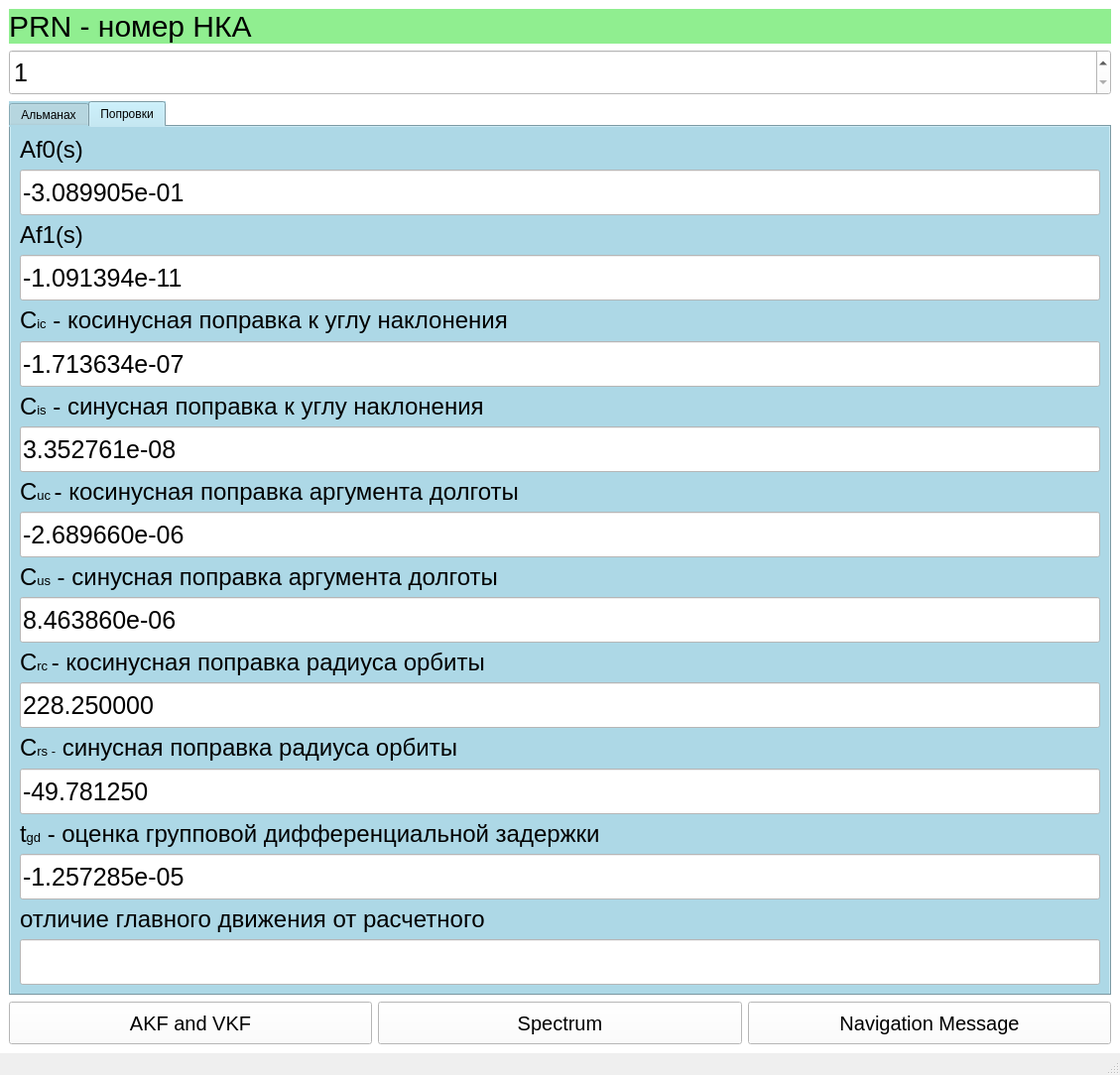
<?xml version="1.0" encoding="UTF-8"?>
<ui version="4.0">
 <class>MainWindow</class>
 <widget class="QMainWindow" name="MainWindow">
  <property name="geometry">
   <rect>
    <x>0</x>
    <y>0</y>
    <width>1129</width>
    <height>1077</height>
   </rect>
  </property>
  <property name="windowTitle">
   <string>MainWindow</string>
  </property>
  <property name="styleSheet">
   <string notr="true"/>
  </property>
  <widget class="QWidget" name="centralwidget">
   <property name="styleSheet">
    <string notr="true">background-color: white;</string>
   </property>
   <layout class="QGridLayout" name="gridLayout_3">
    <item row="2" column="0" colspan="3">
     <widget class="QTabWidget" name="tabWidget">
      <property name="toolTip">
       <string>&lt;html&gt;&lt;head/&gt;&lt;body&gt;&lt;p&gt;Альманах&lt;/p&gt;&lt;/body&gt;&lt;/html&gt;</string>
      </property>
      <property name="styleSheet">
       <string notr="true">background-color: lightblue;</string>
      </property>
      <property name="currentIndex">
       <number>1</number>
      </property>
      <widget class="QWidget" name="widget">
       <attribute name="title">
        <string>Альманах</string>
       </attribute>
       <layout class="QGridLayout" name="gridLayout">
        <item row="0" column="0">
         <widget class="QLabel" name="Anomaly">
          <property name="styleSheet">
           <string notr="true">font-size: 24px;</string>
          </property>
          <property name="text">
           <string>&lt;html&gt;&lt;head/&gt;&lt;body&gt;&lt;p&gt;m - средняя аномалия (mean anomaly)&lt;/p&gt;&lt;/body&gt;&lt;/html&gt;</string>
          </property>
         </widget>
        </item>
        <item row="1" column="0">
         <widget class="QLineEdit" name="anomaly">
          <property name="styleSheet">
           <string notr="true">background-color: white;
height: 40px;
font-size: 25px;
</string>
          </property>
          <property name="text">
           <string>3.029645</string>
          </property>
         </widget>
        </item>
        <item row="2" column="0">
         <widget class="QLabel" name="Toe">
          <property name="styleSheet">
           <string notr="true">font-size: 24px;</string>
          </property>
          <property name="text">
           <string>&lt;html&gt;&lt;head/&gt;&lt;body&gt;&lt;p&gt;t - опорное время привязки эфемерид (reference time ephemeris)&lt;/p&gt;&lt;/body&gt;&lt;/html&gt;</string>
          </property>
         </widget>
        </item>
        <item row="3" column="0">
         <widget class="QLineEdit" name="toe">
          <property name="styleSheet">
           <string notr="true">background-color: white;
height: 40px;
font-size: 25px;
</string>
          </property>
          <property name="text">
           <string>405504000.000000</string>
          </property>
         </widget>
        </item>
        <item row="4" column="0">
         <widget class="QLabel" name="Eccentricity">
          <property name="styleSheet">
           <string notr="true">font-size: 24px;</string>
          </property>
          <property name="text">
           <string>e - эксцентриситет (eccentricity)</string>
          </property>
         </widget>
        </item>
        <item row="5" column="0">
         <widget class="QLineEdit" name="eccentricity">
          <property name="styleSheet">
           <string notr="true">background-color: white;
height: 40px;
font-size: 25px;
</string>
          </property>
          <property name="text">
           <string>0.009441</string>
          </property>
         </widget>
        </item>
        <item row="6" column="0">
         <widget class="QLabel" name="Rate_of_right_ascen">
          <property name="styleSheet">
           <string notr="true">font-size: 24px;</string>
          </property>
          <property name="text">
           <string>dΩ/dt скорость изменения восходящего узла орбиты (rate of  right ascen rad/s )</string>
          </property>
         </widget>
        </item>
        <item row="7" column="0">
         <widget class="QLineEdit" name="rate_of_right_ascen">
          <property name="styleSheet">
           <string notr="true">background-color: white;
height: 40px;
font-size: 25px;
</string>
          </property>
          <property name="text">
           <string>7.874614e-12</string>
          </property>
         </widget>
        </item>
        <item row="8" column="0">
         <widget class="QLabel" name="Semi_major">
          <property name="styleSheet">
           <string notr="true">font-size: 24px;</string>
          </property>
          <property name="text">
           <string>A - главная полуось ( semi-major axis)</string>
          </property>
         </widget>
        </item>
        <item row="9" column="0">
         <widget class="QLineEdit" name="semi_major">
          <property name="styleSheet">
           <string notr="true">background-color: white;
height: 40px;
font-size: 25px;
</string>
          </property>
          <property name="text">
           <string>5153.584</string>
          </property>
         </widget>
        </item>
        <item row="10" column="0">
         <widget class="QLabel" name="Right_ascen_at_week">
          <property name="styleSheet">
           <string notr="true">font-size: 24px;</string>
          </property>
          <property name="text">
           <string>&lt;html&gt;&lt;head/&gt;&lt;body&gt;&lt;p&gt;Ω&lt;span style=&quot; font-size:6pt;&quot;&gt;0 &lt;/span&gt;&lt;span style=&quot; font-size:14pt;&quot;&gt; - &lt;/span&gt;долгота восходящего узла орбитальной плоскости (right ascen at weel (rad))&lt;/p&gt;&lt;/body&gt;&lt;/html&gt;</string>
          </property>
         </widget>
        </item>
        <item row="11" column="0">
         <widget class="QLineEdit" name="right_ascen_at_week">
          <property name="styleSheet">
           <string notr="true">background-color: white;
height: 40px;
font-size: 25px;
</string>
          </property>
          <property name="text">
           <string>-1.58222</string>
          </property>
         </widget>
        </item>
        <item row="12" column="0">
         <widget class="QLabel" name="Orbital_iclinations">
          <property name="styleSheet">
           <string notr="true">font-size: 24px;</string>
          </property>
          <property name="text">
           <string>i - угол наклонениiя (Orbital inclinations)</string>
          </property>
         </widget>
        </item>
        <item row="13" column="0">
         <widget class="QLineEdit" name="orbital_iclinations">
          <property name="styleSheet">
           <string notr="true">background-color: white;
height: 40px;
font-size: 25px;
</string>
          </property>
          <property name="text">
           <string>0.978742</string>
          </property>
         </widget>
        </item>
        <item row="14" column="0">
         <widget class="QLabel" name="Perigree">
          <property name="styleSheet">
           <string notr="true">font-size: 24px;</string>
          </property>
          <property name="text">
           <string> ω - аргумент перигея (argument of perigee)</string>
          </property>
         </widget>
        </item>
        <item row="15" column="0">
         <widget class="QLineEdit" name="perigree">
          <property name="styleSheet">
           <string notr="true">background-color: white;
height: 40px;
font-size: 25px;
</string>
          </property>
          <property name="text">
           <string>0.754676</string>
          </property>
         </widget>
        </item>
       </layout>
      </widget>
      <widget class="QWidget" name="widget">
       <attribute name="title">
        <string>Попровки</string>
       </attribute>
       <layout class="QGridLayout" name="gridLayout_2">
        <item row="23" column="0">
         <widget class="QLabel" name="Crs">
          <property name="styleSheet">
           <string notr="true">font-size: 24px;</string>
          </property>
          <property name="text">
           <string>&lt;html&gt;&lt;head/&gt;&lt;body&gt;&lt;p&gt;C&lt;span style=&quot; font-size:10pt;&quot;&gt;rs -&lt;/span&gt; cинусная поправка радиуса орбиты&lt;/p&gt;&lt;/body&gt;&lt;/html&gt;</string>
          </property>
         </widget>
        </item>
        <item row="2" column="0">
         <widget class="QLabel" name="Af1">
          <property name="styleSheet">
           <string notr="true">font-size: 24px;</string>
          </property>
          <property name="text">
           <string>Af1(s)</string>
          </property>
         </widget>
        </item>
        <item row="10" column="0">
         <widget class="QLabel" name="Cis">
          <property name="styleSheet">
           <string notr="true">font-size: 24px;</string>
          </property>
          <property name="text">
           <string>&lt;html&gt;&lt;head/&gt;&lt;body&gt;&lt;p&gt;C&lt;span style=&quot; font-size:10pt;&quot;&gt;is&lt;/span&gt; - синусная поправка к углу наклонения&lt;/p&gt;&lt;/body&gt;&lt;/html&gt;</string>
          </property>
         </widget>
        </item>
        <item row="12" column="0">
         <widget class="QLabel" name="Cuc">
          <property name="styleSheet">
           <string notr="true">font-size: 24px;</string>
          </property>
          <property name="text">
           <string>&lt;html&gt;&lt;head/&gt;&lt;body&gt;&lt;p&gt;C&lt;span style=&quot; font-size:10pt;&quot;&gt;uc &lt;/span&gt;- косинусная поправка аргумента долготы&lt;/p&gt;&lt;/body&gt;&lt;/html&gt;</string>
          </property>
         </widget>
        </item>
        <item row="14" column="0">
         <widget class="QLabel" name="Cus">
          <property name="styleSheet">
           <string notr="true">font-size: 24px;</string>
          </property>
          <property name="text">
           <string>&lt;html&gt;&lt;head/&gt;&lt;body&gt;&lt;p&gt;C&lt;span style=&quot; font-size:10pt;&quot;&gt;us&lt;/span&gt; - синусная поправка аргумента долготы&lt;/p&gt;&lt;/body&gt;&lt;/html&gt;</string>
          </property>
         </widget>
        </item>
        <item row="22" column="0">
         <widget class="QLineEdit" name="crc">
          <property name="styleSheet">
           <string notr="true">background-color: white;
height: 40px;
font-size: 25px;
</string>
          </property>
          <property name="text">
           <string>228.250000</string>
          </property>
         </widget>
        </item>
        <item row="3" column="0">
         <widget class="QLineEdit" name="af1">
          <property name="styleSheet">
           <string notr="true">background-color: white;
height: 40px;
font-size: 25px;
</string>
          </property>
          <property name="text">
           <string>-1.091394e-11</string>
          </property>
         </widget>
        </item>
        <item row="15" column="0">
         <widget class="QLineEdit" name="cus">
          <property name="styleSheet">
           <string notr="true">background-color: white;
height: 40px;
font-size: 25px;
</string>
          </property>
          <property name="text">
           <string>8.463860e-06</string>
          </property>
         </widget>
        </item>
        <item row="0" column="0">
         <widget class="QLabel" name="Af0">
          <property name="styleSheet">
           <string notr="true">font-size: 24px;</string>
          </property>
          <property name="text">
           <string>Af0(s)</string>
          </property>
         </widget>
        </item>
        <item row="24" column="0">
         <widget class="QLineEdit" name="crs">
          <property name="styleSheet">
           <string notr="true">background-color: white;
height: 40px;
font-size: 25px;
</string>
          </property>
          <property name="text">
           <string>-49.781250</string>
          </property>
         </widget>
        </item>
        <item row="11" column="0">
         <widget class="QLineEdit" name="cis">
          <property name="styleSheet">
           <string notr="true">background-color: white;
height: 40px;
font-size: 25px;
</string>
          </property>
          <property name="text">
           <string>3.352761e-08</string>
          </property>
         </widget>
        </item>
        <item row="21" column="0">
         <widget class="QLabel" name="Crc">
          <property name="styleSheet">
           <string notr="true">font-size: 24px;</string>
          </property>
          <property name="text">
           <string>&lt;html&gt;&lt;head/&gt;&lt;body&gt;&lt;p&gt;C&lt;span style=&quot; font-size:10pt;&quot;&gt;rc &lt;/span&gt;- косинусная поправка радиуса орбиты&lt;/p&gt;&lt;/body&gt;&lt;/html&gt;</string>
          </property>
         </widget>
        </item>
        <item row="13" column="0">
         <widget class="QLineEdit" name="cuc">
          <property name="styleSheet">
           <string notr="true">background-color: white;
height: 40px;
font-size: 25px;
</string>
          </property>
          <property name="text">
           <string>-2.689660e-06</string>
          </property>
         </widget>
        </item>
        <item row="25" column="0">
         <widget class="QLabel" name="Tgd">
          <property name="styleSheet">
           <string notr="true">font-size: 24px;</string>
          </property>
          <property name="text">
           <string>&lt;html&gt;&lt;head/&gt;&lt;body&gt;&lt;p&gt;t&lt;span style=&quot; font-size:10pt;&quot;&gt;gd&lt;/span&gt; - оценка групповой дифференциальной задержки&lt;/p&gt;&lt;/body&gt;&lt;/html&gt;</string>
          </property>
         </widget>
        </item>
        <item row="9" column="0">
         <widget class="QLineEdit" name="cic">
          <property name="styleSheet">
           <string notr="true">background-color: white;
height: 40px;
font-size: 25px;
</string>
          </property>
          <property name="text">
           <string>-1.713634e-07</string>
          </property>
         </widget>
        </item>
        <item row="1" column="0">
         <widget class="QLineEdit" name="af0">
          <property name="styleSheet">
           <string notr="true">background-color: white;
height: 40px;
font-size: 25px;
</string>
          </property>
          <property name="text">
           <string>-3.089905e-01</string>
          </property>
         </widget>
        </item>
        <item row="28" column="0">
         <widget class="QLineEdit" name="diff">
          <property name="styleSheet">
           <string notr="true">background-color: white;
height: 40px;
font-size: 25px;
</string>
          </property>
          <property name="text">
           <string/>
          </property>
         </widget>
        </item>
        <item row="26" column="0">
         <widget class="QLineEdit" name="tgd">
          <property name="styleSheet">
           <string notr="true">background-color: white;
height: 40px;
font-size: 25px;
</string>
          </property>
          <property name="text">
           <string>-1.257285e-05</string>
          </property>
         </widget>
        </item>
        <item row="8" column="0">
         <widget class="QLabel" name="Cic">
          <property name="styleSheet">
           <string notr="true">font-size: 24px;</string>
          </property>
          <property name="text">
           <string>&lt;html&gt;&lt;head/&gt;&lt;body&gt;&lt;p&gt; C&lt;span style=&quot; font-size:10pt;&quot;&gt;ic&lt;/span&gt; - косинусная поправка к углу наклонения&lt;/p&gt;&lt;/body&gt;&lt;/html&gt;</string>
          </property>
         </widget>
        </item>
        <item row="27" column="0">
         <widget class="QLabel" name="Diff">
          <property name="styleSheet">
           <string notr="true">font-size: 24px;</string>
          </property>
          <property name="text">
           <string>отличие главного движения от расчетного</string>
          </property>
         </widget>
        </item>
       </layout>
      </widget>
     </widget>
    </item>
    <item row="0" column="0" colspan="3">
     <widget class="QLabel" name="PRN">
      <property name="styleSheet">
       <string notr="true">font-size: 30px;
background-color: lightgreen;

</string>
      </property>
      <property name="text">
       <string>PRN - номер НКА</string>
      </property>
     </widget>
    </item>
    <item row="3" column="2">
     <widget class="QPushButton" name="pushButton_3">
      <property name="styleSheet">
       <string notr="true">height: 35px;
font-size: 20px;
</string>
      </property>
      <property name="text">
       <string>Navigation Message</string>
      </property>
     </widget>
    </item>
    <item row="1" column="0" colspan="3">
     <widget class="QSpinBox" name="spinBox">
      <property name="enabled">
       <bool>true</bool>
      </property>
      <property name="sizePolicy">
       <sizepolicy hsizetype="Minimum" vsizetype="Fixed">
        <horstretch>100</horstretch>
        <verstretch>100</verstretch>
       </sizepolicy>
      </property>
      <property name="baseSize">
       <size>
        <width>100</width>
        <height>100</height>
       </size>
      </property>
      <property name="styleSheet">
       <string notr="true">height: 40px;
font-size: 25px;
</string>
      </property>
      <property name="minimum">
       <number>1</number>
      </property>
      <property name="maximum">
       <number>32</number>
      </property>
     </widget>
    </item>
    <item row="3" column="1">
     <widget class="QPushButton" name="pushButton_2">
      <property name="styleSheet">
       <string notr="true">height: 35px;
font-size: 20px;
</string>
      </property>
      <property name="text">
       <string>Spectrum</string>
      </property>
     </widget>
    </item>
    <item row="3" column="0">
     <widget class="QPushButton" name="pushButton">
      <property name="styleSheet">
       <string notr="true">height: 35px;
font-size: 20px;
</string>
      </property>
      <property name="text">
       <string>AKF and VKF</string>
      </property>
     </widget>
    </item>
   </layout>
  </widget>
  <widget class="QMenuBar" name="menubar">
   <property name="geometry">
    <rect>
     <x>0</x>
     <y>0</y>
     <width>1129</width>
     <height>22</height>
    </rect>
   </property>
  </widget>
  <widget class="QStatusBar" name="statusbar"/>
 </widget>
 <resources/>
 <connections/>
</ui>
